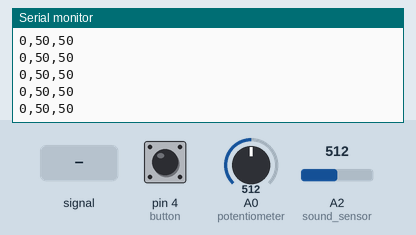
The sketch below on a simulated Arduino Uno, built with avr-gcc and run on an emulated ATmega328P. Shown: the last lines printed to the serial monitor. The test bench sets the inputs (shaded band); at power-on: A0 (potentiometer) = 512, A2 (sound_sensor) = 512, pin 4 (button) LOW.

Above: at 1.2 s.
1.3 s: A2 (sound_sensor) fed a 200 Hz sine of ±81 counts around its level
At 1.31 s:
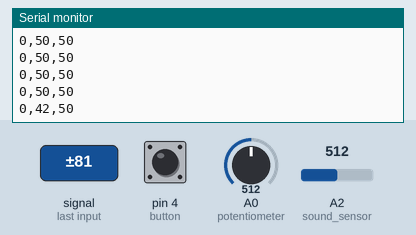
2.8 s: A0 (potentiometer) set to 716
At 2.82 s:
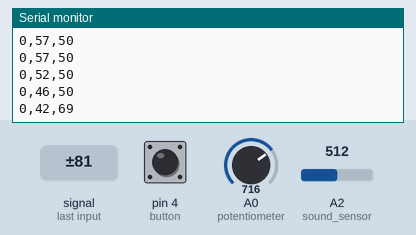
4.3 s: A2 (sound_sensor) set to 716
At 4.33 s:
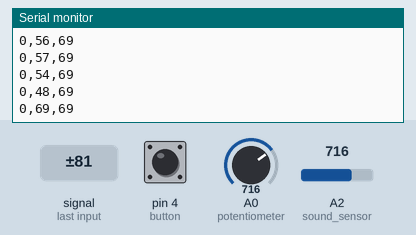
5.8 s: pin 4 (button) pulled HIGH for 0.15 s
At 5.84 s:
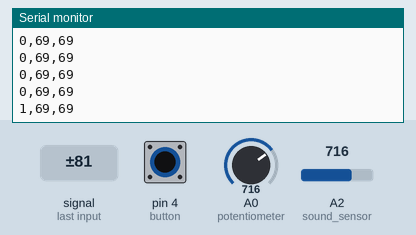
7.4 s: A2 (sound_sensor) fed a 1000 Hz sine of ±255 counts around its level
At 7.45 s:
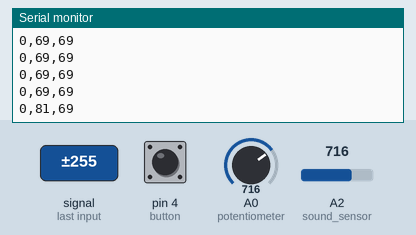
8.9 s: pin 4 (button) pulled HIGH for 1 s
At 8.96 s:
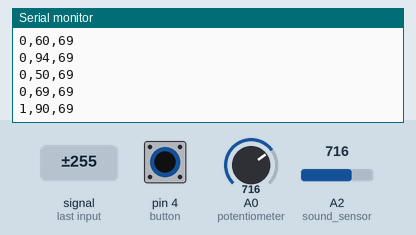
Timing chart, 0 to 11.9 s (numbered marks = the images above; inputs shaded):
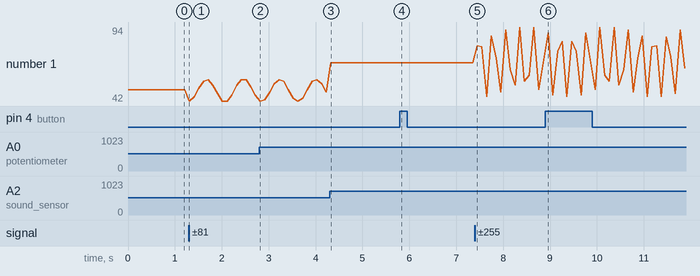

The sketch:

sprint3.1_copy_20211112202603.ino
```cpp
/*
October 2021 - Andreja Morrison
Adapted from week6-three sensor Example in Interactive Objects and Environments.

Adapted to use sound input from sound sensor instead of potentiometer values.

Sourced code from https://sensorkit.arduino.cc/sensorkit/module/lessons/lesson/06-the-sound-sensor
to understand the values and function of the sound sensor.
*/


#define button 4

int button_state = 0;
int sound_sensor = A2;
int potentiometer = A0;
int sensors[3];


void setup() {
   // start serial port at 9600 bps:
   Serial.begin(9600);
   pinMode(button, INPUT);
      pinMode(potentiometer,INPUT);

}

void loop() {
 // this example uses sensors with a different ranges
 //use the map() method to convert the range

    //read the number from the button sensor and put the value
    //into the first index of the Array, repeat for all indexes of the Array

    button_state = digitalRead(button);
    sensors[0] = button_state;

    int sound_value = analogRead(sound_sensor);
    int sound = map(sound_value, 0, 1023, 0, 100);

    sensors[1] = sound;


    int sensor_value = analogRead(potentiometer);
    sensor_value =  map(sensor_value,  0,  1023,  0,  100);
    sensors[2] = sensor_value;


    if (button_state == HIGH){

      }


    for (int thisSensor = 0; thisSensor < 3; thisSensor++) {

        int sensorValue = sensors[thisSensor];

      // if you're on the last sensor value, end with a println()
      // otherwise, print a comma
      //The number of sensors needs to be hard coded, in this example 3 sensors are running 0,1,2

      Serial.print(sensorValue);
      if (thisSensor == 2) {
         Serial.println();
      } else {
         Serial.print(",");
      }
   }
    delay(100);
}
```

Measured:
- after the input at 1.3 s, the serial monitor: prints a new line at once (image 1)
- after the input at 2.8 s, the serial monitor: prints a new line at once (image 2)
- after the input at 4.3 s, the serial monitor: prints a new line at once (image 3)
- after the input at 5.8 s, the serial monitor: prints a new line at once (image 4)
- after the input at 7.4 s, the serial monitor: prints a new line after 0.05 s (image 5)
- after the input at 8.9 s, the serial monitor: prints a new line after 0.06 s (image 6)
- plotted number 1: 50 → 46 after the input at 1.3 s
